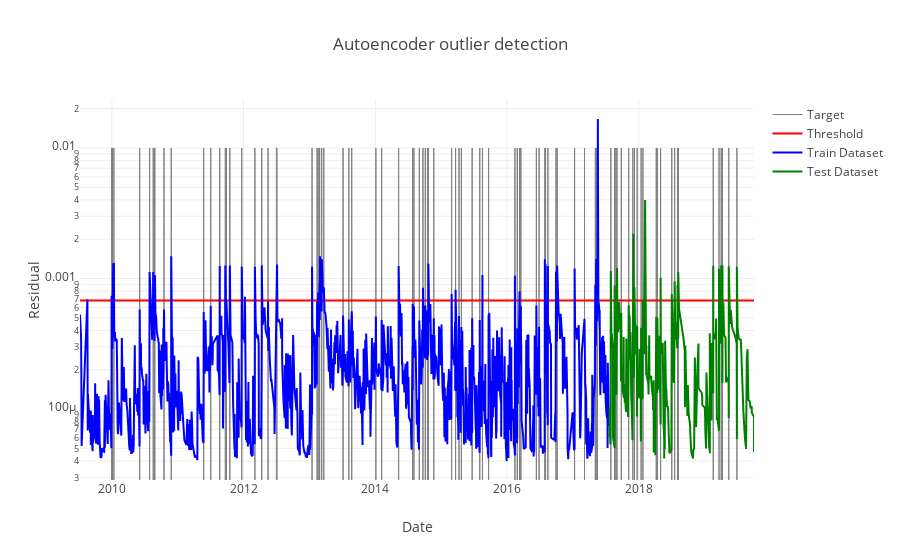

Notebook code for this chart:
### Markdown cell above
## Plot results from Autoencoder model:

Having calculated the loss distribution and the anomaly threshold, we can visualize the model output for the permeate values:

### Code cell
fig = go.Figure()
# scale target
n=0.01
fig.add_trace(go.Scatter(x=scored['sample_created_date'], y=scored['Target']*n,
                    mode='lines',
                    name='Target',
                    line=dict(color='grey', width=1)))
fig.add_trace(go.Scatter(x=scored['sample_created_date'], y=scored['Threshold'],
                    mode='lines',
                    name='Threshold',
                    line=dict(color='red', width=2)))
fig.add_trace(go.Scatter(x=scored_train['sample_created_date'], y=scored_train['Residual'],
                    mode='lines',
                    name='Train Dataset',
                    line=dict(color='blue', width=2)))
fig.add_trace(go.Scatter(x=scored_test['sample_created_date'], y=scored_test['Residual'],
                    mode='lines',
                    name='Test Dataset',
                    line=dict(color='green', width=2)))
fig.layout.update(yaxis_type="log",
                    title='Autoencoder outlier detection',
                    xaxis_title='Date',
                    yaxis_title='Residual')
fig.show()

### Figure 1 — Plotly figure (JSON) as saved in the notebook; plotly's stock layout.template omitted (floating-point values rounded to 4 significant figures; data arrays with more than 128 entries replaced by an {"elided": "..."} marker saying what was removed)
{"data": [{"line": {"color": "grey", "width": 1}, "mode": "lines", "name": "Target", "type": "scatter", "uid": "31b5c4d4-89be-4b12-bc9f-d042bf791f01", "x": {"elided": "2193 str values"}, "y": {"elided": "2193 float values"}}, {"line": {"color": "red", "width": 2}, "mode": "lines", "name": "Threshold", "type": "scatter", "uid": "739b5cf0-b33c-41aa-a601-3e5714681032", "x": {"elided": "2193 str values"}, "y": {"elided": "2193 float values"}}, {"line": {"color": "blue", "width": 2}, "mode": "lines", "name": "Train Dataset", "type": "scatter", "uid": "1e7de181-e962-4191-b89c-1018524e5014", "x": {"elided": "1754 str values"}, "y": {"elided": "1754 float values"}}, {"line": {"color": "green", "width": 2}, "mode": "lines", "name": "Test Dataset", "type": "scatter", "uid": "53a87bb3-f62c-45c6-8c73-bb78a8d17e32", "x": {"elided": "439 str values"}, "y": {"elided": "439 float values"}}], "layout": {"title": {"text": "Autoencoder outlier detection"}, "xaxis": {"title": {"text": "Date"}}, "yaxis": {"title": {"text": "Residual"}, "type": "log"}}}
